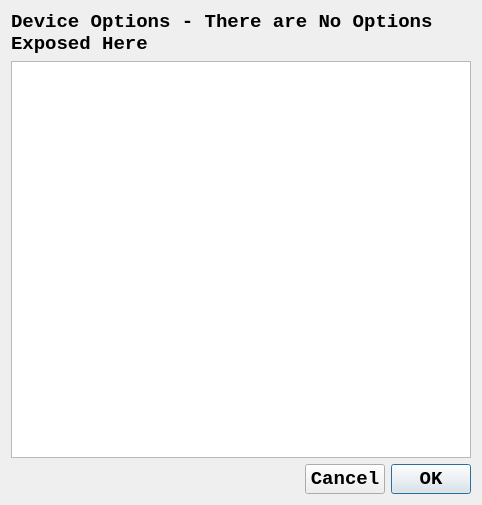
<?xml version="1.0" encoding="UTF-8"?>
<ui version="4.0">
 <class>DialogDeviceOptions</class>
 <widget class="QDialog" name="DialogDeviceOptions">
  <property name="windowModality">
   <enum>Qt::ApplicationModal</enum>
  </property>
  <property name="geometry">
   <rect>
    <x>0</x>
    <y>0</y>
    <width>482</width>
    <height>505</height>
   </rect>
  </property>
  <property name="minimumSize">
   <size>
    <width>482</width>
    <height>505</height>
   </size>
  </property>
  <property name="maximumSize">
   <size>
    <width>3000</width>
    <height>3000</height>
   </size>
  </property>
  <property name="font">
   <font>
    <pointsize>12</pointsize>
   </font>
  </property>
  <property name="windowTitle">
   <string>Device Options</string>
  </property>
  <property name="modal">
   <bool>true</bool>
  </property>
  <layout class="QGridLayout" name="gridLayout">
   <item row="0" column="0">
    <layout class="QVBoxLayout" name="verticalLayout">
     <item>
      <widget class="QLabel" name="labelDeviceNameAndInfo">
       <property name="font">
        <font>
         <family>Consolas</family>
         <pointsize>14</pointsize>
         <weight>75</weight>
         <bold>true</bold>
        </font>
       </property>
       <property name="text">
        <string>Device Options - There are No Options Exposed Here</string>
       </property>
       <property name="wordWrap">
        <bool>true</bool>
       </property>
      </widget>
     </item>
     <item>
      <widget class="QListWidget" name="listWidgetOptions">
       <property name="font">
        <font>
         <family>Consolas</family>
         <pointsize>14</pointsize>
        </font>
       </property>
      </widget>
     </item>
     <item>
      <layout class="QHBoxLayout" name="horizontalLayout">
       <item>
        <spacer name="horizontalSpacer">
         <property name="font">
          <font>
           <family>Consolas</family>
           <pointsize>14</pointsize>
          </font>
         </property>
         <property name="orientation">
          <enum>Qt::Horizontal</enum>
         </property>
         <property name="sizeHint" stdset="0">
          <size>
           <width>368</width>
           <height>20</height>
          </size>
         </property>
        </spacer>
       </item>
       <item>
        <widget class="QPushButton" name="pushButtonCancel">
         <property name="font">
          <font>
           <family>Consolas</family>
           <pointsize>14</pointsize>
           <weight>75</weight>
           <bold>true</bold>
          </font>
         </property>
         <property name="text">
          <string>Cancel</string>
         </property>
        </widget>
       </item>
       <item>
        <widget class="QPushButton" name="pushButtonOK">
         <property name="font">
          <font>
           <family>Consolas</family>
           <pointsize>14</pointsize>
           <weight>75</weight>
           <bold>true</bold>
          </font>
         </property>
         <property name="text">
          <string>OK</string>
         </property>
         <property name="default">
          <bool>true</bool>
         </property>
        </widget>
       </item>
      </layout>
     </item>
    </layout>
   </item>
  </layout>
 </widget>
 <resources/>
 <connections/>
</ui>
